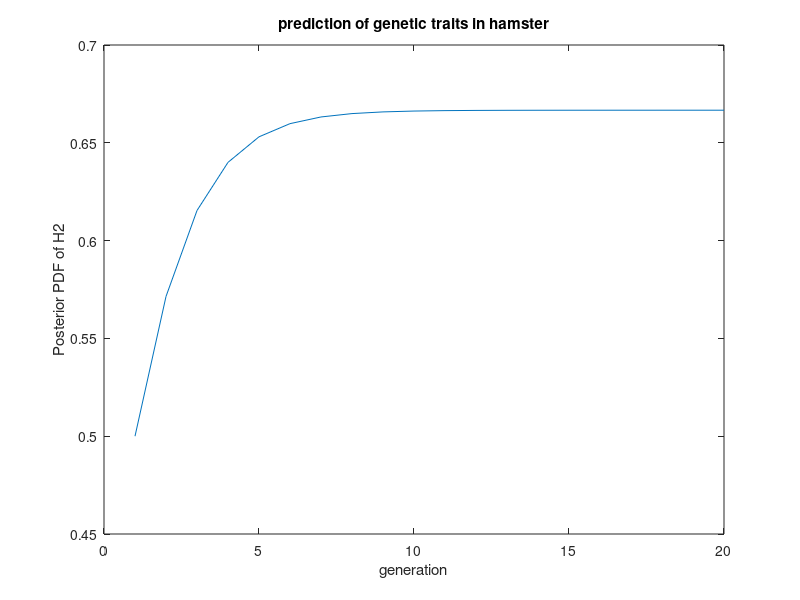

Write the MATLAB code that produced this figure.
% Prediction of probability of hetrozygously shortly haired in hamster (Ll)
%%%%%%%%%%%%%%%%%%%%%%%%%%%%%%%%%%%%%%%%%%%%%%%%%%%%%%%%%%%%%%%%%%%%%%%%%%

A = [1/2 1/4 0; 1/2 1/2 1/2; 0 1/4 1/2];  % transition matrix
likelihood_H = 1;  % in bayesian formula it is P(E|h2,I) 
prior_prob = 1/2 ; % in bayesian formula it is P(h2|I)

%finding eigen vectors and diagonal matrix of A
[V,D] = eig(A);
S = V;
disp(S);
disp(D);

x0 = [1;0;0];  % Hypothesis
gen = linspace(1,20,20); % no of generations (on x axis of graph )

pdf = []; % posterior pdf (on y axis of graph) 

for i = 1:20
       xn = (S*(D^i)*(inv(S))*(x0));
       xn = [1 1 0]*xn;
       xn = (0.5/xn);
       pdf  = [pdf,xn];
end

disp(pdf);
plot(gen,pdf); % graph of generation vs posterior pdf of hetrozygous short hair
xlabel('generation'), ylabel('Posterior PDF of H2')
title('prediction of genetic traits in hamster')


%disp(sym(t));